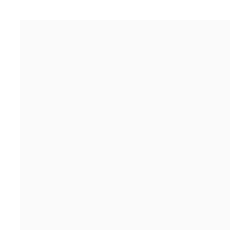
Frame 1 (no input)
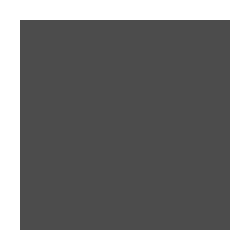
Frame 60 (the mouse pressed at the canvas centre just before this capture)
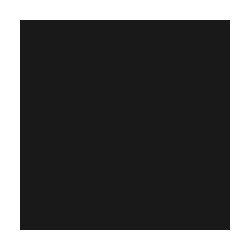
Frame 120 (the mouse held since frame 60 and released just before this capture)

The Processing sketch that drew these frames (run headless with seeded random() and noise(); from frame 60 on, the mouse is pressed at the canvas centre):

// Processing sketch: processing_18692
// ── processing_18692.pde

void setup(){
  size(250,250);
  smooth();
  background(255);
}

void draw(){
  fill(0,5);
  noStroke();
  rect(20,20,210,210);
  fill(255);
  rect(0,0,20,250);
  rect(0,0,250,20);
  rect(230,0,20,250);
  rect(230,230,250,20);
}

void mousePressed(){
  stroke(random(255),random(255),random(255));
  strokeWeight(random(5));
  line(20,random(230),230,random(230));
}
